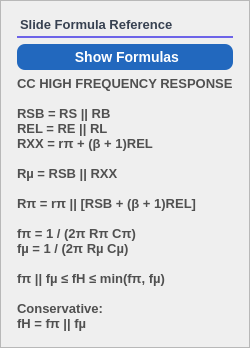
        <widget class="QFrame" name="frameFormula">
         <property name="maximumSize">
          <size>
           <width>900</width>
           <height>16777215</height>
          </size>
         </property>
         <property name="styleSheet">
          <string notr="true">#frameFormula { 
	background-color: #ffffff; 
	border-right: 1px solid #e5e7eb;
    background-color: white;
    border: 1px solid #e5e7eb;
    border-radius: 14px;
}
</string>
         </property>
         <property name="frameShape">
          <enum>QFrame::Shape::StyledPanel</enum>
         </property>
         <layout class="QVBoxLayout" name="formulaCardLayout_2">
          <property name="leftMargin">
           <number>16</number>
          </property>
          <property name="topMargin">
           <number>16</number>
          </property>
          <property name="rightMargin">
           <number>16</number>
          </property>
          <property name="bottomMargin">
           <number>16</number>
          </property>
          <item>
           <widget class="QLabel" name="labelFormulaTitle_2">
            <property name="sizePolicy">
             <sizepolicy hsizetype="Preferred" vsizetype="Fixed">
              <horstretch>0</horstretch>
              <verstretch>0</verstretch>
             </sizepolicy>
            </property>
            <property name="styleSheet">
             <string notr="true">QLabel {
    color: #374151;
    font-size: 13px;
    font-weight: 600;
	background-color: transparent;
    padding-bottom: 4px;
    border: none;
    border-bottom: 2px solid #6D63E8;
	
	
	font: 13pt &quot;Rockwell&quot;;
}</string>
            </property>
            <property name="text">
             <string>Slide Formula Reference</string>
            </property>
            <property name="sectionTitle" stdset="0">
             <bool>true</bool>
            </property>
           </widget>
          </item>
          <item>
           <widget class="QPushButton" name="pushButtonShowHighFormulas">
            <property name="enabled">
             <bool>true</bool>
            </property>
            <property name="maximumSize">
             <size>
              <width>500</width>
              <height>30</height>
             </size>
            </property>
            <property name="cursor">
             <cursorShape>PointingHandCursor</cursorShape>
            </property>
            <property name="styleSheet">
             <string notr="true">QPushButton {
    /* Your original blue */
    background-color: rgb(34, 104, 190); 
    color: white;
    border: none;
    border-radius: 8px;
    font-size: 14px;
    font-weight: 600;
    padding: 5px 20px;
}

QPushButton:hover {
    /* A slightly brighter, more vibrant version of your blue */
    background-color: rgb(46, 126, 219); 
}

QPushButton:pressed {
    /* A deeper, more saturated version for tactile feedback */
    background-color: rgb(26, 86, 161); 
}

QPushButton:disabled {
    background-color: #e2e8f0;
    color: #94a3b8;
}</string>
            </property>
            <property name="text">
             <string> Show Formulas</string>
            </property>
           </widget>
          </item>
          <item>
           <widget class="QLabel" name="labelHighFormulaText">
            <property name="sizePolicy">
             <sizepolicy hsizetype="Preferred" vsizetype="Fixed">
              <horstretch>0</horstretch>
              <verstretch>0</verstretch>
             </sizepolicy>
            </property>
            <property name="styleSheet">
             <string notr="true">QLabel {
    color: rgb(80, 80, 80);                  /* soft dark gray */
    font-size: 13px;
    font-weight: 500;
    font-family: &quot;Segoe UI&quot;, &quot;Roboto&quot;, sans-serif;
}</string>
            </property>
            <property name="text">
             <string>CC HIGH FREQUENCY RESPONSE

RSB = RS || RB
REL = RE || RL
RXX = rπ + (β + 1)REL

Rµ = RSB || RXX

Rπ = rπ || [RSB + (β + 1)REL]

fπ = 1 / (2π Rπ Cπ)
fµ = 1 / (2π Rµ Cµ)

fπ || fµ ≤ fH ≤ min(fπ, fµ)

Conservative:
fH = fπ || fµ</string>
            </property>
            <property name="wordWrap">
             <bool>true</bool>
            </property>
           </widget>
          </item>
         </layout>
        </widget>
